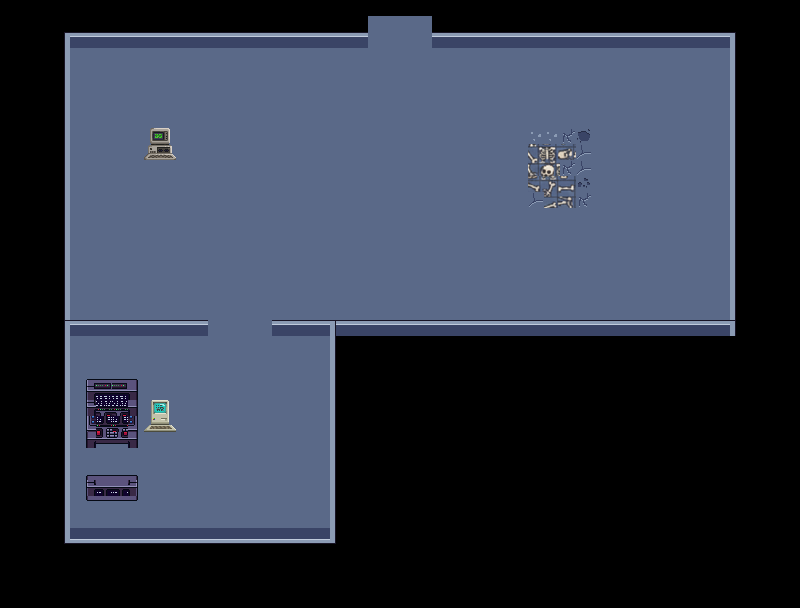

This game map was drawn from its Tiled (.tmx) file and the tilesets committed beside it. A one-line description and the trimmed map source follow:
An orthogonal 50x38 tile map with 16x16 px tiles, 3 tile layers (suelo, pared, computers), 5 tilesets and 16 objects (11x colision-pared, 2x colision-computer-player, colision-sala, colision-computer-server, colision-server).

<map version="1.10" tiledversion="1.10.2" orientation="orthogonal" renderorder="right-down" width="50" height="38" tilewidth="16" tileheight="16" infinite="0" nextlayerid="9" nextobjectid="33">
 <tileset firstgid="1" source="tileset_full.tsx" />
 <tileset firstgid="401" source="ibm5150.tsx" />
 <tileset firstgid="405" source="Animated-Monitors-Sheet-14Frames.tsx" />
 <tileset firstgid="1215" source="84applemac_animated.tsx" />
 <tileset firstgid="1219" source="OfiSistemas.tsx" />
 <layer id="1" name="suelo" width="50" height="38">
  <data>[1900 cells, 1018 non-empty, 16 distinct tile ids]</data>
 </layer>
 <layer id="3" name="pared" width="50" height="38">
  <data>[1900 cells, 155 non-empty, 5 distinct tile ids]</data>
 </layer>
 <layer id="8" name="computers" width="50" height="38">
  <data>[1900 cells, 40 non-empty, 25 distinct tile ids]</data>
 </layer>
 <objectgroup id="6" name="colisiones">
  <properties>
   <property name="colision-pared" type="bool" value="true" />
  </properties>
  <object id="11" name="colision-pared" x="64.2018" y="31.8399" width="302.74" height="16.1809">
   <properties>
    <property name="colision-pared" type="bool" value="true" />
   </properties>
  </object>
  <object id="12" name="colision-pared" x="64.7238" y="48.5428" width="16.1809" height="271.422">
   <properties>
    <property name="colision-pared" type="bool" value="true" />
   </properties>
  </object>
  <object id="13" name="colision-pared" x="64.2018" y="321.009" width="143.541" height="13.5711">
   <properties>
    <property name="colision-pared" type="bool" value="true" />
   </properties>
  </object>
  <object id="14" name="colision-pared" x="64.2018" y="334.058" width="15.659" height="193.649">
   <properties>
    <property name="colision-pared" type="bool" value="true" />
   </properties>
  </object>
  <object id="15" name="colision-pared" x="64.2018" y="527.186" width="270.9" height="15.137">
   <properties>
    <property name="colision-pared" type="bool" value="false" />
   </properties>
  </object>
  <object id="18" name="colision-pared" x="271.422" y="321.009" width="48.5428" height="15.137">
   <properties>
    <property name="colision-pared" type="bool" value="false" />
   </properties>
  </object>
  <object id="19" name="colision-pared" x="319.965" y="320.487" width="15.659" height="206.177">
   <properties>
    <property name="colision-pared" type="bool" value="true" />
   </properties>
  </object>
  <object id="22" name="colision-pared" x="719.269" y="321.531" width="15.137" height="205.133">
   <properties>
    <property name="colision-pared" type="bool" value="true" />
   </properties>
  </object>
  <object id="23" name="colision-pared" x="719.791" y="32.3619" width="14.6151" height="287.081">
   <properties>
    <property name="colision-pared" type="bool" value="true" />
   </properties>
  </object>
  <object id="24" name="colision-pared" x="432.188" y="30.796" width="287.081" height="16.7029">
   <properties>
    <property name="colision-pared" type="bool" value="false" />
   </properties>
  </object>
  <object id="25" name="colision-computer-player" x="144.063" y="126.838" width="32.3619" height="32.3619" visible="0">
   <properties>
    <property name="colision-computer-player" type="bool" value="true" />
   </properties>
  </object>
  <object id="27" name="colision-computer-player" x="144.063" y="127.36" width="30.796" height="32.3619">
   <properties>
    <property name="colision-computer-player" type="bool" value="true" />
   </properties>
  </object>
  <object id="28" name="colision-sala" x="369.552" y="15.659" width="61.07" height="16.1809">
   <properties>
    <property name="colision-sala" type="bool" value="true" />
   </properties>
  </object>
  <object id="29" name="colision-computer-server" x="143.019" y="398.782" width="32.3619" height="31.318">
   <properties>
    <property name="colision-computer-server" type="bool" value="true" />
   </properties>
  </object>
  <object id="30" name="colision-server" x="86.6464" y="379.991" width="50.6307" height="121.096">
   <properties>
    <property name="colision-server" type="bool" value="true" />
   </properties>
  </object>
  <object id="32" name="colision-pared" x="336.667" y="319.333" width="383.333" height="16.6667">
   <properties>
    <property name="colision-pared" type="bool" value="true" />
   </properties>
  </object>
 </objectgroup>
</map>
